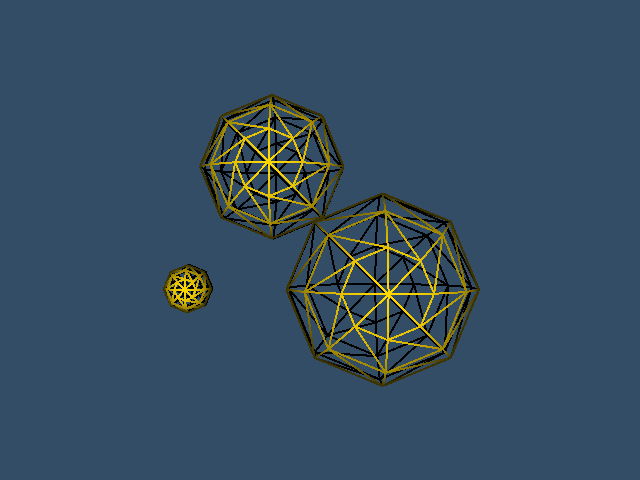

Reproduce this figure in Python.
#!/usr/bin/env python

# Build a nested vtkMultiBlockDataSet tree, extract edges from all
# blocks, and render the wireframe using a composite geometry filter.

# Factory overrides: importing these modules registers the OpenGL rendering
# and interaction style implementations for vtkRenderingCore factory classes.
import vtkmodules.vtkInteractionStyle  # noqa: F401
import vtkmodules.vtkRenderingOpenGL2  # noqa: F401
# VTK pipeline classes used in this example
from vtkmodules.vtkCommonDataModel import vtkMultiBlockDataSet
from vtkmodules.vtkFiltersCore import vtkExtractEdges
from vtkmodules.vtkFiltersGeometry import vtkCompositeDataGeometryFilter
from vtkmodules.vtkFiltersSources import vtkSphereSource
from vtkmodules.vtkRenderingCore import (
    vtkActor,
    vtkPolyDataMapper,
    vtkRenderWindow,
    vtkRenderWindowInteractor,
    vtkRenderer,
)

# Colors (normalized RGB)
gold_rgb = (1.0, 0.843, 0.0)
background_rgb = (0.200, 0.302, 0.400)

# Source: generate three spheres at different positions and sizes
sphere_source_0 = vtkSphereSource()
sphere_source_0.SetCenter(0, 0, 0)
sphere_source_0.Update()

sphere_source_1 = vtkSphereSource()
sphere_source_1.SetCenter(1.75, 2.5, 0)
sphere_source_1.SetRadius(1.5)
sphere_source_1.Update()

sphere_source_2 = vtkSphereSource()
sphere_source_2.SetCenter(4, 0, 0)
sphere_source_2.SetRadius(2)
sphere_source_2.Update()

# Multi-block: build a nested tree — branch holds two leaves, root holds
# the branch and a third leaf
branch = vtkMultiBlockDataSet()
branch.SetBlock(0, sphere_source_0.GetOutput())
branch.SetBlock(1, sphere_source_1.GetOutput())

root = vtkMultiBlockDataSet()
root.SetBlock(0, branch)
root.SetBlock(1, sphere_source_2.GetOutput())

# Filter: extract edges from all blocks (non-composite-aware, iterates)
extract_edges = vtkExtractEdges()
extract_edges.SetInputData(root)

# Filter: aggregate all composite blocks into one polydata for rendering
composite_geometry = vtkCompositeDataGeometryFilter()
composite_geometry.SetInputConnection(extract_edges.GetOutputPort())

# Mapper: map the aggregated edge polydata to graphics primitives
mapper = vtkPolyDataMapper()
mapper.SetInputConnection(composite_geometry.GetOutputPort())

# Actor: assign the wireframe geometry
actor = vtkActor()
actor.SetMapper(mapper)
actor.GetProperty().SetColor(gold_rgb)
actor.GetProperty().SetLineWidth(2)

# Renderer: assemble the scene and configure the camera
renderer = vtkRenderer()
renderer.AddActor(actor)
renderer.SetBackground(background_rgb)

# Render window: display the rendered scene
render_window = vtkRenderWindow()
render_window.AddRenderer(renderer)
render_window.SetWindowName("multiblock dataset")
render_window.SetMultiSamples(0)
render_window.SetSize(640, 480)

# Interactor: handle mouse and keyboard events
render_window_interactor = vtkRenderWindowInteractor()
render_window_interactor.SetRenderWindow(render_window)

# Scene: configure the camera
renderer.ResetCamera()

# Start: launch the interactive visualization
render_window_interactor.Initialize()
render_window_interactor.Start()
